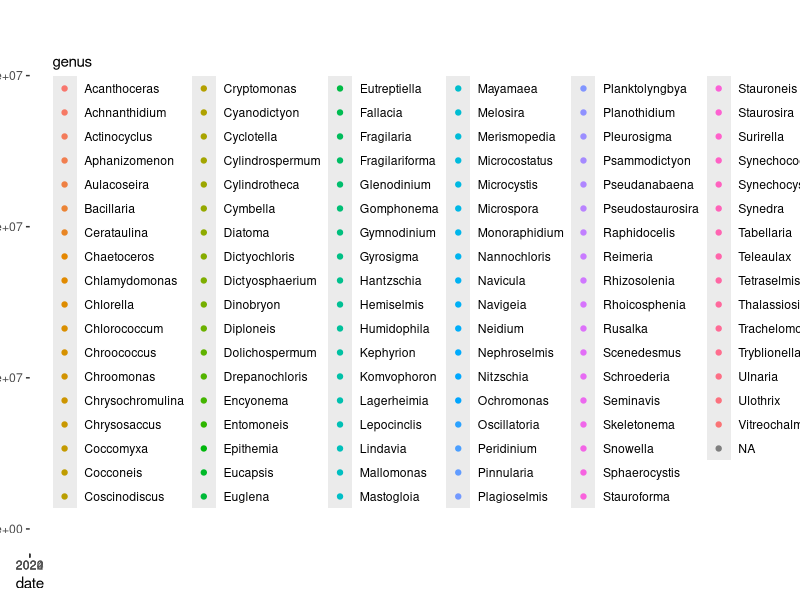
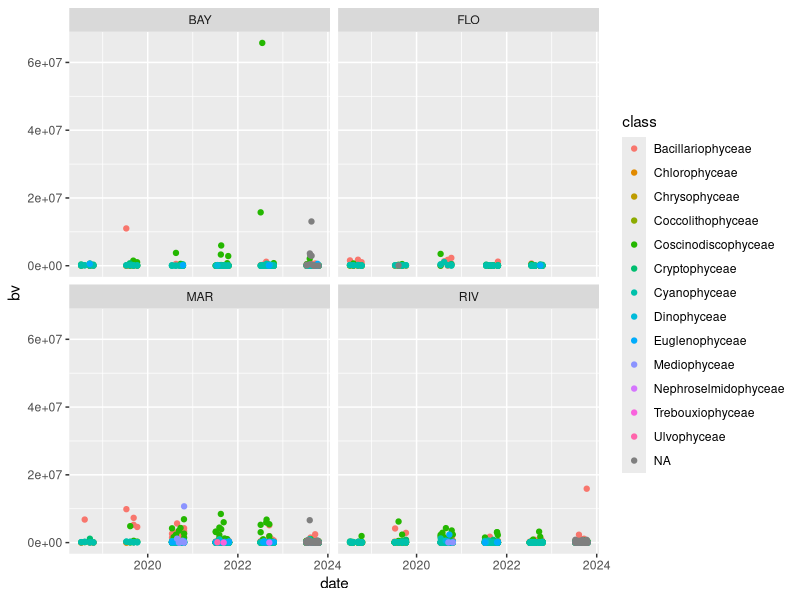
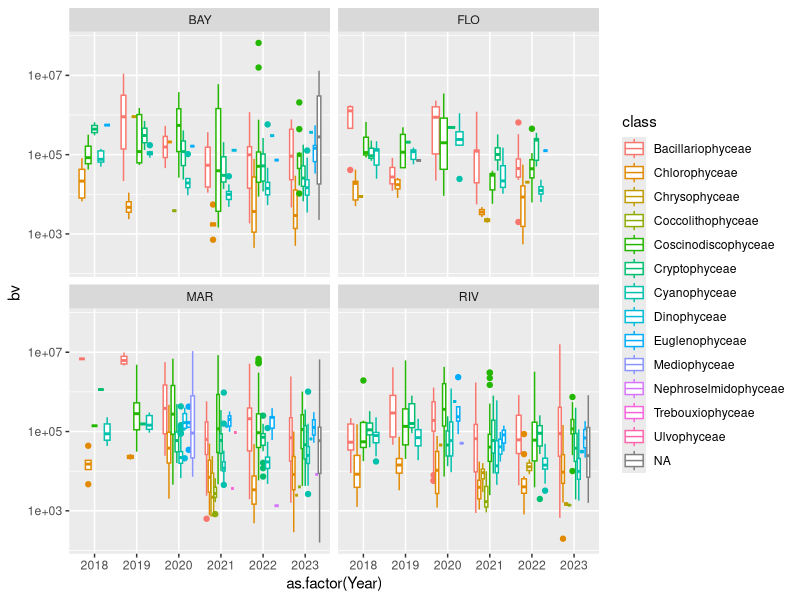
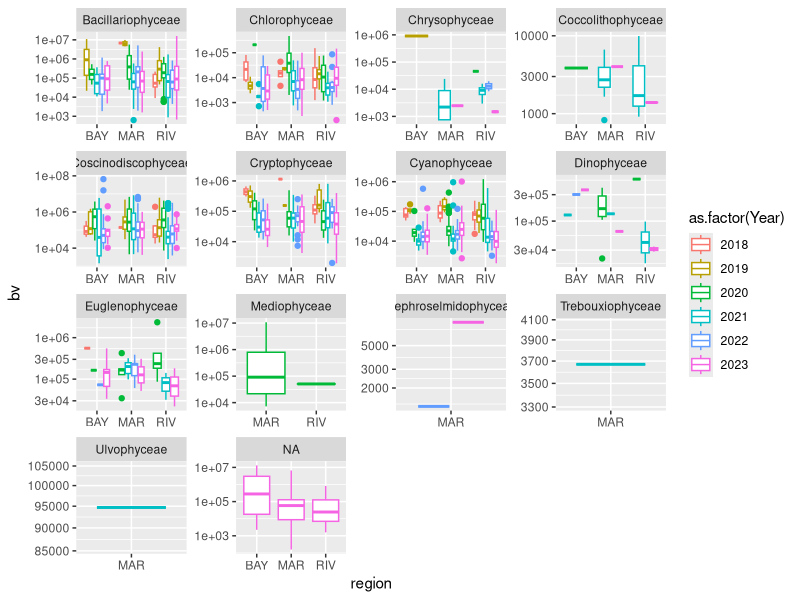
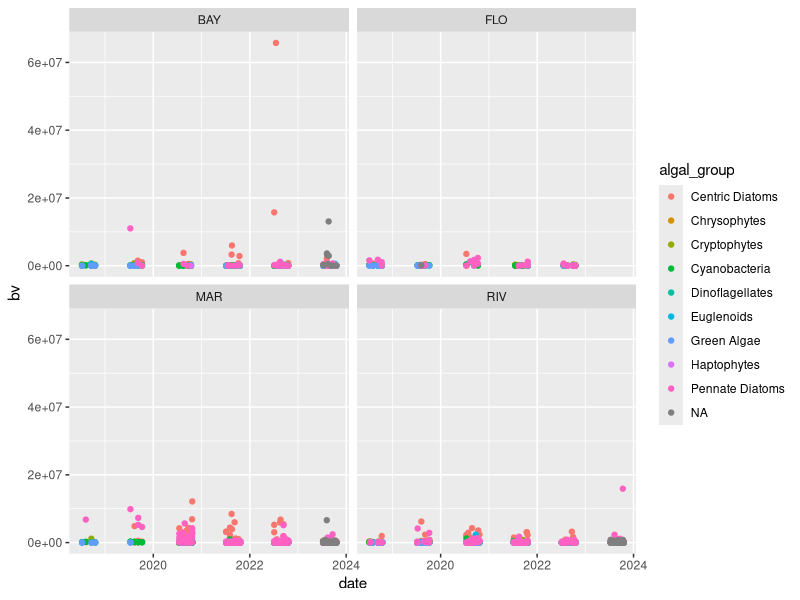
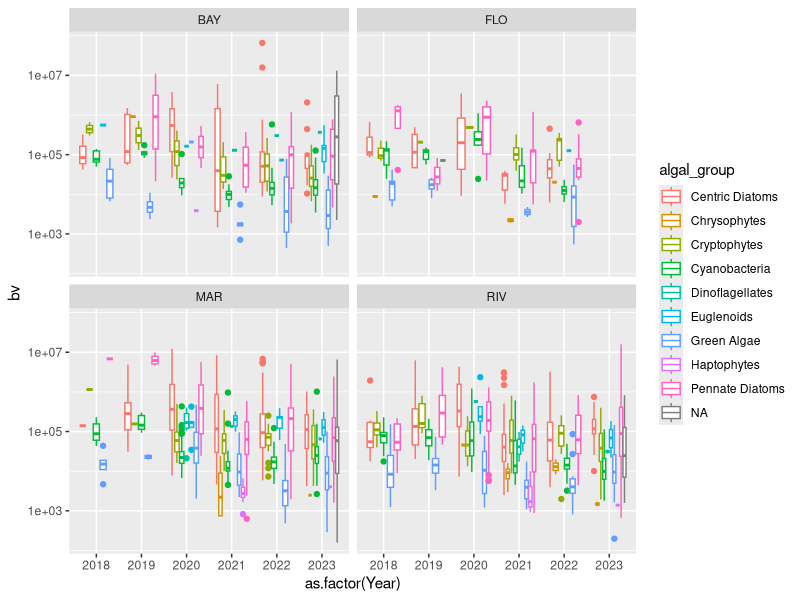
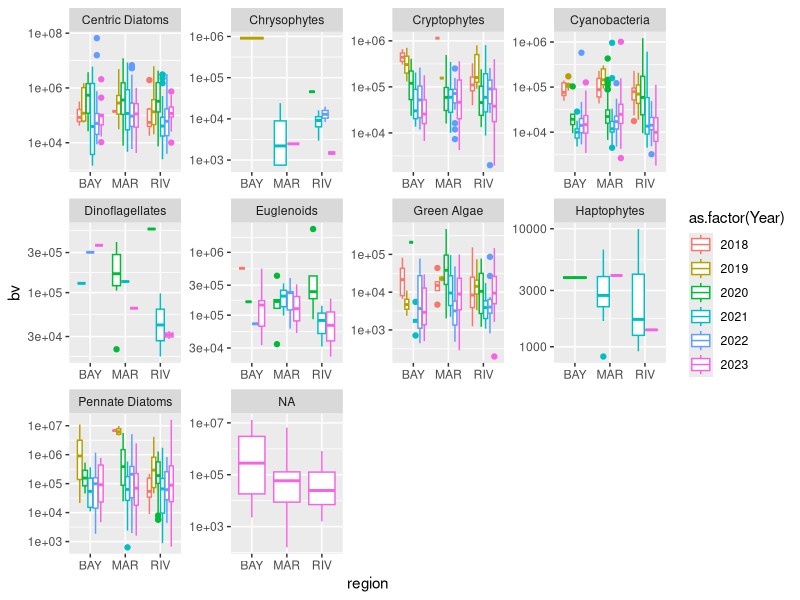
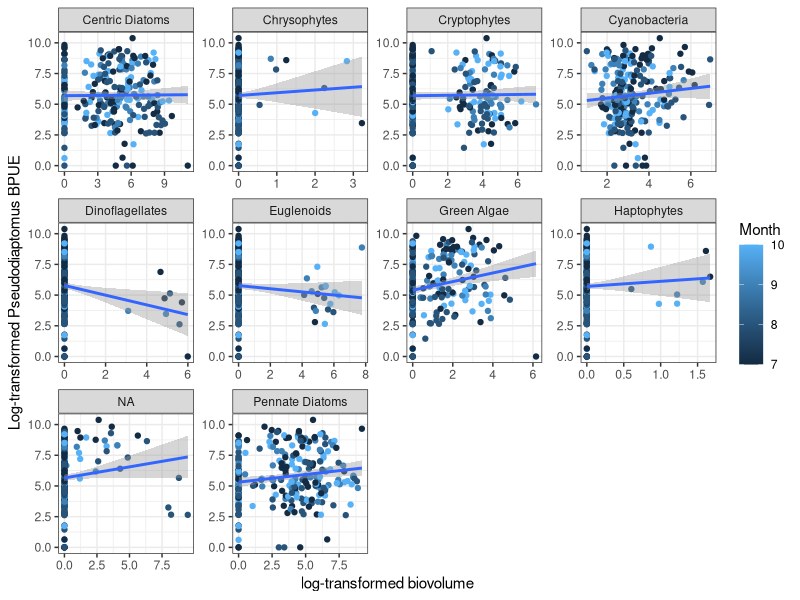

The R source for these figures, in order:
#zooplankton/phytoplankton relationships

library(tidyverse)
library(lubridate)
library(corrplot)

zooplankton = read_csv("smscgto2023_cals_long.csv")
phyto = read_csv("EDI/data_output/smscg_phytoplankton_samples_2020-2023.csv")
phytotax = read_csv("EDI/data_output/smscg_phytoplankton_taxonomy.csv")
#ugh, i guess i need to attach the regions and summarize by month before I can get started comparing to zoops
stationslookup = read_csv("Data/smscg_stations_phyto.csv")

phyto2 = left_join(phyto, phytotax) %>%
  left_join(select(stationslookup, station, alias, region))%>%
  mutate(SampleID = paste(station, date, time_pst))

#summarize by genus
phyto3 = group_by(phyto2, genus, station, latitude, longitude, date) %>%
  summarize(bv = sum(biovolume_per_ml))

ggplot(phyto3, aes(x = date, y = bv, color = genus)) + geom_point()

foo = filter(phyto3, bv > 60000000)

#summarize by class
phyto3c = group_by(phyto2, class, station, latitude, longitude, date, region) %>%
  summarize(bv = sum(biovolume_per_ml)) %>%
  mutate(Year = year(date), Month = month(date))

ggplot(phyto3c, aes(x = date, y = bv, color = class)) + geom_point()+
  facet_wrap(~region)

ggplot(phyto3c, aes(x = as.factor(Year), y = bv, color = class)) + geom_boxplot()+
  facet_wrap(~region)+
  scale_y_log10()

ggplot(filter(phyto3c, region != "FLO"), aes(x = region, y = bv, color = as.factor(Year))) + geom_boxplot()+
  scale_y_log10()+
  facet_wrap(~class, scales = "free")

#summarize by algal group
phyto3ag = group_by(phyto2, algal_group, station, latitude, longitude, date, region) %>%
  summarize(bv = sum(biovolume_per_ml)) %>%
  mutate(Year = year(date), Month = month(date))

ggplot(phyto3ag, aes(x = date, y = bv, color = algal_group)) + geom_point()+
  facet_wrap(~region)

ggplot(phyto3ag, aes(x = as.factor(Year), y = bv, color = algal_group)) + geom_boxplot()+
  facet_wrap(~region)+
  scale_y_log10()

ggplot(filter(phyto3ag, region != "FLO"), aes(x = region, y = bv, color = as.factor(Year))) + geom_boxplot()+
  scale_y_log10()+
  facet_wrap(~algal_group, scales = "free")

#add in zeros
phytoAG = pivot_wider(phyto3ag, names_from = algal_group, values_from = bv, values_fill = 0) %>%
  pivot_longer(cols = c(`Centric Diatoms`:last_col()), names_to = "algal_group", values_to = "bv") %>%
  rename(Date = date)

#pair up zooplankton and phytoplanton

unique(phyto3ag$station)
unique(zooplankton$Station)
#OK, first I'll make a dataset of the pared phyto/zoop samples, then I'll do monthly regional averages
#just do one species at a time, start with psudos

zoops = mutate(zooplankton, station = paste(Source, Station, sep = "_"), SampleID = paste(Source, Station, Date)) %>%
  filter(Source != "DOP")
phyto3ag$station %in% zoops$station

pseudo = filter(zoops, station %in% phyto3ag$station, Taxa_Group == "Pseudodiaptomus")

phyto_pseudo = left_join(pseudo, phytoAG) %>%
  filter(!is.na(algal_group))

ggplot(phyto_pseudo, aes(x = log(bv/1000+1), y = log(BPUE+1)))+
  geom_point(aes(color = Month))+
  geom_smooth(method = "lm")+
  facet_wrap(~algal_group, scales = "free")+
  ylab("Log-transformed Pseudodiaptomus BPUE")+
  xlab("log-transformed biovolume")+
  theme_bw()
#so there is maybe a weak positive relationship with pennate diatoms, cyanobacteria, and green algae.

phyto_pseudo2 = pivot_wider(phyto_pseudo, names_from = algal_group, values_from = bv)

lm1 = lm(log(BPUE+1)~ log(`Green Algae`/1000+1), data = phyto_pseudo2)
summary(lm1)
plot(lm1)
#it's significant, but the r-squared is only 0.05

lm2 = lm(log(BPUE+1)~ log(`Cyanobacteria`/1000+1), data = phyto_pseudo2)
summary(lm2)
plot(lm2)
#not significant

lm3 = lm(log(BPUE+1)~ log(`Pennate Diatoms`/1000+1), data = phyto_pseudo2)
summary(lm3)
plot(lm3)
#significant, but r-squared is 0.02

#what about total biovolume?

phyto_pseudo3 = group_by(phyto_pseudo, station, SampleID, Date, Region, Year, Month, BPUE, Taxa_Group) %>%
  summarize(bv = sum(bv))

lm4 = lm(log(BPUE+1)~ log(bv/1000+1), data = phyto_pseudo3)
summary(lm4)
#nope.

#what if I stuck month and region in there?
lm5 = lm(log(BPUE+1)~ log(bv/1000+1)+Month+Region+as.factor(Year), data = phyto_pseudo3)
summary(lm5)
#nope. worse
?corrplot
?cor

zoopmat = filter(zoops, SampleID %in% phyto_pseudo$SampleID) %>%
  pivot_wider(id_cols = c(SampleID, station, Date), names_from = "Taxa_Group", values_from = BPUE, values_fill = 0)%>%
  arrange(station, Date) %>%
  select(Acartiella:last_col())

phytomat = arrange(phyto_pseudo2, station, Date) %>%
  select(`Centric Diatoms`:last_col())

zpcor = cor(zoopmat, phytomat)
corrplot(zpcor, outline = T)
corrplot(zpcor, "number")

###################################################
#now summarize by region and month

zoopsum = group_by(zooplankton, Region, Month, Taxa_Group, Year) %>%
  summarize(BPUE = mean(BPUE, na.rm =T))

phytosum = group_by(phytoAG, region, Month, algal_group, Year) %>%
  summarize(bv = mean(bv, na.rm =T)) %>%
  mutate(Region = case_when(region == "RIV" ~ "River",
                            region == "BAY" ~ "Suisun Bay",
                            region == "MAR" ~ "Suisun Marsh")) %>%
  filter(!is.na(Region))

psusum = filter(zoopsum, Taxa_Group == "Pseudodiaptomus") %>%
  left_join(phytosum) %>%
  filter(!is.na(algal_group))

ggplot(psusum, aes(x = log(bv/1000+1), y = log(BPUE+1)))+
  geom_point(aes(color = Month))+
  geom_smooth(method = "lm")+
  facet_wrap(~algal_group, scales = "free")+
  ylab("Log-transformed Pseudodiaptomus BPUE")+
  xlab("log-transformed biovolume")+
  theme_bw()
